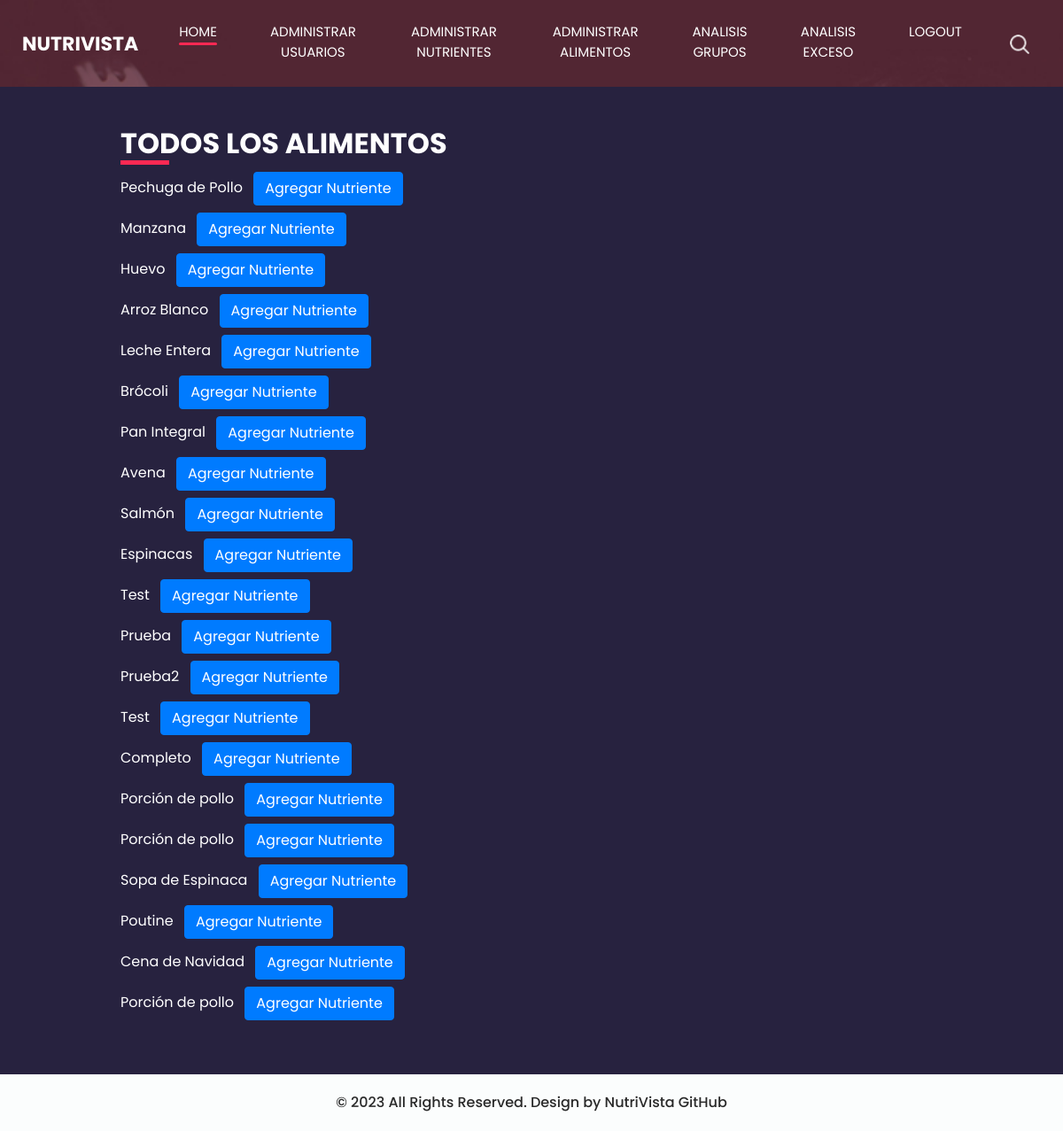
/super/listar_todos_alimentos/ (signed in), run on the app's committed database.
### base/models.py (models this page shows, shortened)
class Alimento(models.Model):
    usuario = models.ForeignKey(User, on_delete=models.CASCADE)  # Added this line to associate each food item with a user.
    nombre = models.CharField(max_length=255)
    calorias = models.DecimalField(max_digits=6, decimal_places=2)
    proteinas = models.DecimalField(max_digits=6, decimal_places=2)
    carbohidratos = models.DecimalField(max_digits=6, decimal_places=2)
    grasas = models.DecimalField(max_digits=6, decimal_places=2)
    descripcion = models.TextField(null=True, blank=True)
    imagen = models.ImageField(upload_to='alimentos_imagenes/', null=True, blank=True)
    nutrientes = models.ManyToManyField(Nutriente, through='AlimentoNutriente')  # Relación ManyToMany agregada

### base/views.py (the view)
# urls.py: path('super/listar_todos_alimentos/', listar_todos_alimentos, name='listar_todos_alimentos'),
@login_required
@user_passes_test(lambda u: u.is_superuser)
def listar_todos_alimentos(request):
    alimentos = Alimento.objects.all()
    return render(request, 'base/listar_todos_alimentos.html', {'alimentos': alimentos})

### base/templates/base/listar_todos_alimentos.html (shortened to what this page needs)
{% load static %}
<html>
<head>
    <link rel="stylesheet" type="text/css" href="https://cdnjs.cloudflare.com/ajax/libs/OwlCarousel2/2.3.4/assets/owl.carousel.min.css" />
    <link rel="stylesheet" type="text/css" href="{% static 'css/bootstrap.css' %}" />
    <link href="{% static 'css/style.css' %}" rel="stylesheet" />
    <link href="{% static 'css/responsive.css' %}" rel="stylesheet" />
</head>
<body class="sub_page">
    <div class="hero_area">
        <header class="header_section">
            <div class="container-fluid">
                <nav class="navbar navbar-expand-lg custom_nav-container ">
                    <a class="navbar-brand" href="{% url 'main_page' %}">
                        <span>
                            NutriVista
                        </span>
                    </a>
                    <div class="collapse navbar-collapse" id="navbarSupportedContent">
                        <div class="d-flex ml-auto flex-column flex-lg-row align-items-center">
                          <ul class="navbar-nav  ">
                            <li class="nav-item active">
                              <a class="nav-link" href="{% url 'main_page' %}">Home <span class="sr-only">(current)</span></a>
                            </li>
                            {% if user.is_superuser %}
                            <li class="nav-item ">
                              <a class="nav-link" href="{% url 'lista_usuarios_inactivos' %}"> Administrar Usuarios</a>
                            </li>
                            <li class="nav-item ">
                              <a class="nav-link" href="{% url 'listar_nutrientes' %}"> Administrar Nutrientes</a>
                            </li>
                            <li class="nav-item ">
                              <a class="nav-link" href="{% url 'listar_todos_alimentos' %}"> Administrar Alimentos</a>
                            </li>
                              <li class="nav-item ">
                                  <a class="nav-link" href="{% url 'analisis-consumo' %}"> Analisis Grupos</a>
                            </li>
                              <li class="nav-item ">
                                  <a class="nav-link" href="{% url 'reporte_excesos' %}"> Analisis Exceso</a>
                            </li>
                            {% endif %}
                            <li class="nav-item">
                              <a class="nav-link" href="{% url 'logout' %}"> Logout</a>
                            </li>
                          </ul>
                            <div class="user_option">
                                <form class="form-inline my-2 my-lg-0 ml-0 ml-lg-4 mb-3 mb-lg-0">
                                    <button class="btn  my-2 my-sm-0 nav_search-btn" type="submit"></button>
                                </form>
                            </div>
                        </div>
                    </div>
                </nav>
            </div>
        </header>
    </div>
    <section class="contact_section center">
        <div class="container-fluid">
            <div class="row">
                <div class="col-lg-6 col-md-6">
                    <div class="form_container pr-0 pr-lg-5 mr-0 mr-lg-2 mx-auto">
                        <div class="heading_container">
                            <h2>
                                Todos los alimentos
                            </h2>
                        </div>
                        <ul class="list-unstyled">
                            {% for alimento in alimentos %}
                                <li class="mb-2">
                                    {{ alimento.nombre }}
                                    <a href="{% url 'agregar_nutriente_a_alimento' alimento.id %}" class="btn btn-primary ml-2">Agregar Nutriente</a>
                                </li>
                            {% empty %}
                                <li>No hay alimentos registrados.</li>
                            {% endfor %}
                        </ul>
                    </div>
                </div>
            </div>
        </div>
    </section>
    <footer class="container-fluid footer_section">
        <p>
            &copy; 2023 All Rights Reserved. Design by NutriVista
            <a href="https://github.com/davidguillen2002/proyectoweb.git">GitHub</a>
        </p>
    </footer>
</body>
</html>

### base/static/css/style.css (style rules this page uses)
body { font-family: 'Poppins', sans-serif; color: #000000; background-color: #ffffff; }
.heading_container { display: -webkit-box; display: -ms-flexbox; display: flex; -webkit-box-pack: center; -ms-flex-pack: center; justify-content: center; text-align: center; }
.heading_container h2 { font-weight: bold; position: relative; padding-bottom: 5px; text-transform: uppercase; }
.heading_container h2::before { content: ""; position: absolute; bottom: 0; left: 50%; width: 55px; height: 5px; background-color: #ff2953; -webkit-transform: translateX(-50%); transform: translateX(-50%); }
.hero_area { height: 100vh; display: -webkit-box; display: -ms-flexbox; display: flex; -webkit-box-orient: vertical; -webkit-box-direction: normal; -ms-flex-direction: column; flex-direction: column; background-image: url(../images/hero-bg.jpg); background-size: cover; background-attachment: fixed; }
.sub_page .hero_area { height: auto; }
.header_section .container-fluid { padding-right: 25px; padding-left: 25px; }
.custom_nav-container.navbar-expand-lg .navbar-nav .nav-item .nav-link { margin: 10px 30px; padding: 0; padding-bottom: 3px; color: #ffffff; text-align: center; position: relative; text-transform: uppercase; font-size: 15px; }
.custom_nav-container.navbar-expand-lg .navbar-nav .nav-item .nav-link::after { display: none; content: ""; position: absolute; left: 0; bottom: 0; width: 100%; height: 3px; border-radius: 5px; background-color: #ffffff; }
.custom_nav-container.navbar-expand-lg .navbar-nav .nav-item.active a::after, .custom_nav-container.navbar-expand-lg .navbar-nav .nav-item:hover a::after { display: block; background-color: #ff2953; }
a, a:hover, a:focus { text-decoration: none; }
.btn, .btn:focus { outline: none !important; -webkit-box-shadow: none; box-shadow: none; }
.user_option { display: -webkit-box; display: -ms-flexbox; display: flex; -webkit-box-align: center; -ms-flex-align: center; align-items: center; }
.custom_nav-container .nav_search-btn { background-image: url(../images/search-icon.png); background-size: 22px; background-repeat: no-repeat; background-position-y: 7px; width: 35px; height: 35px; padding: 0; border: none; }
.navbar-brand { display: -webkit-box; display: -ms-flexbox; display: flex; -webkit-box-align: center; -ms-flex-align: center; align-items: center; position: relative; }
.navbar-brand span { font-size: 22px; text-transform: uppercase; font-weight: bold; color: #ffffff; position: relative; z-index: 3; }
.custom_nav-container { z-index: 99999; padding: 15px 0; }
.contact_section { position: relative; background-color: #27223f; color: #ffffff; }
.contact_section .heading_container { -webkit-box-pack: start; -ms-flex-pack: start; justify-content: start; }
.contact_section .heading_container h2::before { text-align: left; left: 0; -webkit-transform: none; transform: none; }
.contact_section .row { -webkit-box-align: center; -ms-flex-align: center; align-items: center; }
.contact_section .form_container { padding: 45px 0 45px 15px; }
.footer_section { background-color: #fbfdfd; padding: 20px; font-weight: 500; }
.footer_section p { color: #292929; margin: 0; text-align: center; }
.footer_section a { color: #292929; }

### base/templates/base/listar_todos_alimentos.html (style rules this page uses)
.contact_section { display: flex; justify-content: center; align-items: center; min-height: 100vh; }
.form_container { width: 80%; margin: 0 auto; }

### data on the page
Alimento: nombre "Pechuga de Pollo"
Alimento: nombre "Manzana"
Alimento: nombre "Huevo"
Alimento: nombre "Arroz Blanco"
Alimento: nombre "Leche Entera"
Alimento: nombre "Brócoli"
Alimento: nombre "Pan Integral"
Alimento: nombre "Avena"
Alimento: nombre "Salmón"
Alimento: nombre "Espinacas"
Alimento: nombre "Test"
Alimento: nombre "Prueba"
Alimento: nombre "Prueba2"
Alimento: nombre "Test"
Alimento: nombre "Completo"
Alimento: nombre "Porción de pollo"
Alimento: nombre "Porción de pollo"
Alimento: nombre "Sopa de Espinaca"
Alimento: nombre "Poutine"
Alimento: nombre "Cena de Navidad"
Alimento: nombre "Porción de pollo"
